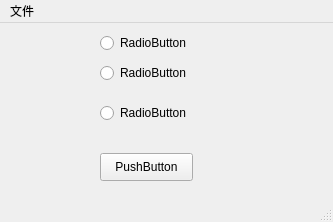
<?xml version="1.0" encoding="UTF-8"?>
<ui version="4.0">
 <class>MyWindow</class>
 <widget class="QMainWindow" name="MyWindow">
  <property name="geometry">
   <rect>
    <x>0</x>
    <y>0</y>
    <width>333</width>
    <height>222</height>
   </rect>
  </property>
  <property name="windowTitle">
   <string>RUBO IMGDEAL</string>
  </property>
  <widget class="QWidget" name="centralwidget">
   <widget class="QRadioButton" name="radioButton">
    <property name="geometry">
     <rect>
      <x>100</x>
      <y>10</y>
      <width>99</width>
      <height>20</height>
     </rect>
    </property>
    <property name="text">
     <string>RadioButton</string>
    </property>
   </widget>
   <widget class="QRadioButton" name="radioButton_2">
    <property name="geometry">
     <rect>
      <x>100</x>
      <y>80</y>
      <width>99</width>
      <height>20</height>
     </rect>
    </property>
    <property name="text">
     <string>RadioButton</string>
    </property>
   </widget>
   <widget class="QPushButton" name="pushButton">
    <property name="geometry">
     <rect>
      <x>100</x>
      <y>130</y>
      <width>93</width>
      <height>28</height>
     </rect>
    </property>
    <property name="text">
     <string>PushButton</string>
    </property>
   </widget>
   <widget class="QRadioButton" name="radioButton_3">
    <property name="geometry">
     <rect>
      <x>100</x>
      <y>40</y>
      <width>99</width>
      <height>20</height>
     </rect>
    </property>
    <property name="text">
     <string>RadioButton</string>
    </property>
   </widget>
  </widget>
  <widget class="QMenuBar" name="menubar">
   <property name="geometry">
    <rect>
     <x>0</x>
     <y>0</y>
     <width>333</width>
     <height>26</height>
    </rect>
   </property>
   <widget class="QMenu" name="menu">
    <property name="title">
     <string>文件</string>
    </property>
   </widget>
   <addaction name="menu"/>
  </widget>
  <widget class="QStatusBar" name="statusbar"/>
 </widget>
 <resources/>
 <connections/>
</ui>
